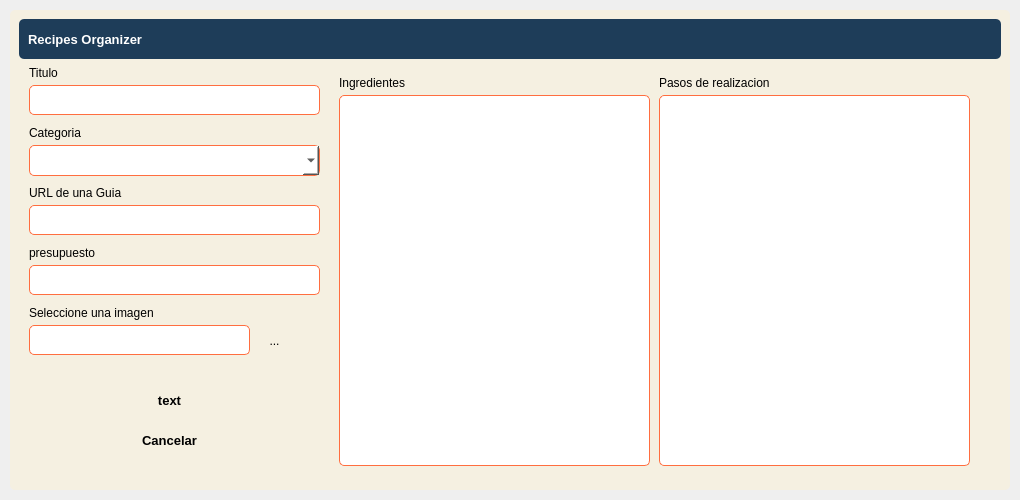
<?xml version="1.0" encoding="UTF-8"?>
<ui version="4.0">
 <class>AddEditWindow</class>
 <widget class="QWidget" name="AddEditWindow">
  <property name="geometry">
   <rect>
    <x>0</x>
    <y>0</y>
    <width>1020</width>
    <height>500</height>
   </rect>
  </property>
  <property name="minimumSize">
   <size>
    <width>1020</width>
    <height>500</height>
   </size>
  </property>
  <property name="maximumSize">
   <size>
    <width>1020</width>
    <height>500</height>
   </size>
  </property>
  <property name="windowTitle">
   <string>Form</string>
  </property>
  <property name="styleSheet">
   <string notr="true">border-radius: 5px</string>
  </property>
  <layout class="QVBoxLayout" name="verticalLayout">
   <property name="spacing">
    <number>0</number>
   </property>
   <property name="leftMargin">
    <number>0</number>
   </property>
   <property name="topMargin">
    <number>0</number>
   </property>
   <property name="rightMargin">
    <number>0</number>
   </property>
   <property name="bottomMargin">
    <number>0</number>
   </property>
   <item>
    <widget class="QFrame" name="central_widget_frame">
     <property name="frameShape">
      <enum>QFrame::StyledPanel</enum>
     </property>
     <property name="frameShadow">
      <enum>QFrame::Raised</enum>
     </property>
     <layout class="QVBoxLayout" name="shadow_layout">
      <property name="spacing">
       <number>0</number>
      </property>
      <property name="leftMargin">
       <number>10</number>
      </property>
      <property name="topMargin">
       <number>10</number>
      </property>
      <property name="rightMargin">
       <number>10</number>
      </property>
      <property name="bottomMargin">
       <number>10</number>
      </property>
      <item>
       <widget class="QFrame" name="background_frame">
        <property name="styleSheet">
         <string notr="true">background-color: rgb(245, 240, 225);</string>
        </property>
        <property name="frameShape">
         <enum>QFrame::StyledPanel</enum>
        </property>
        <property name="frameShadow">
         <enum>QFrame::Raised</enum>
        </property>
        <layout class="QVBoxLayout" name="verticalLayout_2">
         <item>
          <widget class="QFrame" name="top_bar_frame">
           <property name="minimumSize">
            <size>
             <width>0</width>
             <height>40</height>
            </size>
           </property>
           <property name="maximumSize">
            <size>
             <width>16777215</width>
             <height>40</height>
            </size>
           </property>
           <property name="styleSheet">
            <string notr="true">background-color: #1e3d59;</string>
           </property>
           <property name="frameShape">
            <enum>QFrame::StyledPanel</enum>
           </property>
           <property name="frameShadow">
            <enum>QFrame::Raised</enum>
           </property>
           <layout class="QHBoxLayout" name="horizontalLayout_3">
            <item>
             <widget class="QLabel" name="title_label">
              <property name="font">
               <font>
                <pointsize>10</pointsize>
                <bold>true</bold>
               </font>
              </property>
              <property name="styleSheet">
               <string notr="true">color: white;</string>
              </property>
              <property name="text">
               <string>Recipes Organizer</string>
              </property>
             </widget>
            </item>
            <item>
             <widget class="QFrame" name="buttons_holder_frame">
              <property name="minimumSize">
               <size>
                <width>0</width>
                <height>30</height>
               </size>
              </property>
              <property name="maximumSize">
               <size>
                <width>113</width>
                <height>16777215</height>
               </size>
              </property>
              <property name="frameShape">
               <enum>QFrame::StyledPanel</enum>
              </property>
              <property name="frameShadow">
               <enum>QFrame::Raised</enum>
              </property>
              <widget class="QToolButton" name="minimize_button">
               <property name="geometry">
                <rect>
                 <x>10</x>
                 <y>0</y>
                 <width>22</width>
                 <height>22</height>
                </rect>
               </property>
               <property name="text">
                <string/>
               </property>
               <property name="icon">
                <iconset>
                 <normaloff>../assets/icons/minimize-window.png</normaloff>../assets/icons/minimize-window.png</iconset>
               </property>
               <property name="iconSize">
                <size>
                 <width>25</width>
                 <height>25</height>
                </size>
               </property>
              </widget>
              <widget class="QToolButton" name="restore_button">
               <property name="geometry">
                <rect>
                 <x>50</x>
                 <y>0</y>
                 <width>22</width>
                 <height>22</height>
                </rect>
               </property>
               <property name="text">
                <string/>
               </property>
               <property name="icon">
                <iconset>
                 <normaloff>../assets/icons/restore-window.png</normaloff>../assets/icons/restore-window.png</iconset>
               </property>
               <property name="iconSize">
                <size>
                 <width>25</width>
                 <height>25</height>
                </size>
               </property>
              </widget>
              <widget class="QToolButton" name="maximize_button">
               <property name="geometry">
                <rect>
                 <x>50</x>
                 <y>0</y>
                 <width>22</width>
                 <height>22</height>
                </rect>
               </property>
               <property name="text">
                <string/>
               </property>
               <property name="icon">
                <iconset>
                 <normaloff>../assets/icons/maximize-window.png</normaloff>../assets/icons/maximize-window.png</iconset>
               </property>
               <property name="iconSize">
                <size>
                 <width>25</width>
                 <height>25</height>
                </size>
               </property>
              </widget>
              <widget class="QToolButton" name="close_button">
               <property name="geometry">
                <rect>
                 <x>90</x>
                 <y>0</y>
                 <width>22</width>
                 <height>22</height>
                </rect>
               </property>
               <property name="text">
                <string/>
               </property>
               <property name="icon">
                <iconset>
                 <normaloff>../assets/icons/close-window.png</normaloff>../assets/icons/close-window.png</iconset>
               </property>
               <property name="iconSize">
                <size>
                 <width>25</width>
                 <height>25</height>
                </size>
               </property>
              </widget>
             </widget>
            </item>
           </layout>
          </widget>
         </item>
         <item>
          <widget class="QFrame" name="content_frame">
           <property name="frameShape">
            <enum>QFrame::StyledPanel</enum>
           </property>
           <property name="frameShadow">
            <enum>QFrame::Raised</enum>
           </property>
           <widget class="QLabel" name="label">
            <property name="geometry">
             <rect>
              <x>10</x>
              <y>0</y>
              <width>49</width>
              <height>16</height>
             </rect>
            </property>
            <property name="text">
             <string>Titulo</string>
            </property>
           </widget>
           <widget class="QLineEdit" name="title_line_edit">
            <property name="geometry">
             <rect>
              <x>10</x>
              <y>20</y>
              <width>291</width>
              <height>30</height>
             </rect>
            </property>
            <property name="styleSheet">
             <string notr="true">background-color: white;
border: 1px solid #ff6e40;</string>
            </property>
           </widget>
           <widget class="QLabel" name="label_2">
            <property name="geometry">
             <rect>
              <x>10</x>
              <y>60</y>
              <width>61</width>
              <height>16</height>
             </rect>
            </property>
            <property name="text">
             <string>Categoria</string>
            </property>
           </widget>
           <widget class="QComboBox" name="category_combo_box">
            <property name="geometry">
             <rect>
              <x>10</x>
              <y>80</y>
              <width>291</width>
              <height>31</height>
             </rect>
            </property>
            <property name="styleSheet">
             <string notr="true">background-color: white;
border: 1px solid #ff6e40;</string>
            </property>
            <property name="placeholderText">
             <string>Selecciones una Categoria</string>
            </property>
           </widget>
           <widget class="QLineEdit" name="url_line_edit">
            <property name="geometry">
             <rect>
              <x>10</x>
              <y>140</y>
              <width>291</width>
              <height>30</height>
             </rect>
            </property>
            <property name="styleSheet">
             <string notr="true">background-color: white;
border: 1px solid #ff6e40;</string>
            </property>
           </widget>
           <widget class="QLabel" name="label_3">
            <property name="geometry">
             <rect>
              <x>10</x>
              <y>120</y>
              <width>101</width>
              <height>16</height>
             </rect>
            </property>
            <property name="text">
             <string>URL de una Guia</string>
            </property>
           </widget>
           <widget class="QLineEdit" name="budget_line_edit">
            <property name="geometry">
             <rect>
              <x>10</x>
              <y>200</y>
              <width>291</width>
              <height>30</height>
             </rect>
            </property>
            <property name="styleSheet">
             <string notr="true">background-color: white;
border: 1px solid #ff6e40;</string>
            </property>
           </widget>
           <widget class="QLabel" name="label_4">
            <property name="geometry">
             <rect>
              <x>10</x>
              <y>180</y>
              <width>81</width>
              <height>16</height>
             </rect>
            </property>
            <property name="text">
             <string>presupuesto</string>
            </property>
           </widget>
           <widget class="QLineEdit" name="image_path_line_edit">
            <property name="geometry">
             <rect>
              <x>10</x>
              <y>260</y>
              <width>221</width>
              <height>30</height>
             </rect>
            </property>
            <property name="styleSheet">
             <string notr="true">background-color: white;
border: 1px solid #ff6e40;</string>
            </property>
           </widget>
           <widget class="QLabel" name="label_5">
            <property name="geometry">
             <rect>
              <x>10</x>
              <y>240</y>
              <width>131</width>
              <height>16</height>
             </rect>
            </property>
            <property name="text">
             <string>Seleccione una imagen</string>
            </property>
           </widget>
           <widget class="QToolButton" name="select_img_button">
            <property name="geometry">
             <rect>
              <x>240</x>
              <y>260</y>
              <width>31</width>
              <height>31</height>
             </rect>
            </property>
            <property name="styleSheet">
             <string notr="true">QToolButton::hover {background-color : #ff6e40}</string>
            </property>
            <property name="text">
             <string>...</string>
            </property>
            <property name="icon">
             <iconset>
              <normaloff>../assets/icons/open-file.png</normaloff>../assets/icons/open-file.png</iconset>
            </property>
            <property name="iconSize">
             <size>
              <width>50</width>
              <height>50</height>
             </size>
            </property>
           </widget>
           <widget class="QPushButton" name="add_edit_button">
            <property name="geometry">
             <rect>
              <x>50</x>
              <y>320</y>
              <width>201</width>
              <height>30</height>
             </rect>
            </property>
            <property name="font">
             <font>
              <pointsize>10</pointsize>
              <bold>true</bold>
             </font>
            </property>
            <property name="styleSheet">
             <string notr="true">QPushButton { 
background-color : #ff6e40;
color: white;
}
QPushButton::hover {background-color : #ffc13b};</string>
            </property>
            <property name="text">
             <string>text</string>
            </property>
            <property name="icon">
             <iconset>
              <normaloff>../assets/icons/plus.png</normaloff>../assets/icons/plus.png</iconset>
            </property>
            <property name="iconSize">
             <size>
              <width>20</width>
              <height>20</height>
             </size>
            </property>
           </widget>
           <widget class="QPushButton" name="cancel_button">
            <property name="geometry">
             <rect>
              <x>50</x>
              <y>360</y>
              <width>201</width>
              <height>30</height>
             </rect>
            </property>
            <property name="font">
             <font>
              <pointsize>10</pointsize>
              <bold>true</bold>
             </font>
            </property>
            <property name="styleSheet">
             <string notr="true">QPushButton { 
background-color : #6b7b8c;
color: white;
}
QPushButton::hover {background-color : #ffc13b};</string>
            </property>
            <property name="text">
             <string>Cancelar</string>
            </property>
            <property name="icon">
             <iconset>
              <normaloff>../assets/icons/cancel.png</normaloff>../assets/icons/cancel.png</iconset>
            </property>
            <property name="iconSize">
             <size>
              <width>20</width>
              <height>20</height>
             </size>
            </property>
           </widget>
           <widget class="QLabel" name="label_6">
            <property name="geometry">
             <rect>
              <x>320</x>
              <y>10</y>
              <width>111</width>
              <height>16</height>
             </rect>
            </property>
            <property name="text">
             <string>Ingredientes</string>
            </property>
           </widget>
           <widget class="QPlainTextEdit" name="ingredients_text_edit">
            <property name="geometry">
             <rect>
              <x>320</x>
              <y>30</y>
              <width>311</width>
              <height>371</height>
             </rect>
            </property>
            <property name="styleSheet">
             <string notr="true">background-color: rgb(255, 255, 255);
border: 1px solid #ff6e40;</string>
            </property>
           </widget>
           <widget class="QLabel" name="label_7">
            <property name="geometry">
             <rect>
              <x>640</x>
              <y>10</y>
              <width>111</width>
              <height>16</height>
             </rect>
            </property>
            <property name="text">
             <string>Pasos de realizacion</string>
            </property>
           </widget>
           <widget class="QPlainTextEdit" name="directions_text_edit">
            <property name="geometry">
             <rect>
              <x>640</x>
              <y>30</y>
              <width>311</width>
              <height>371</height>
             </rect>
            </property>
            <property name="styleSheet">
             <string notr="true">background-color: rgb(255, 255, 255);
border: 1px solid #ff6e40;</string>
            </property>
           </widget>
          </widget>
         </item>
        </layout>
       </widget>
      </item>
     </layout>
    </widget>
   </item>
  </layout>
 </widget>
 <resources/>
 <connections/>
</ui>
